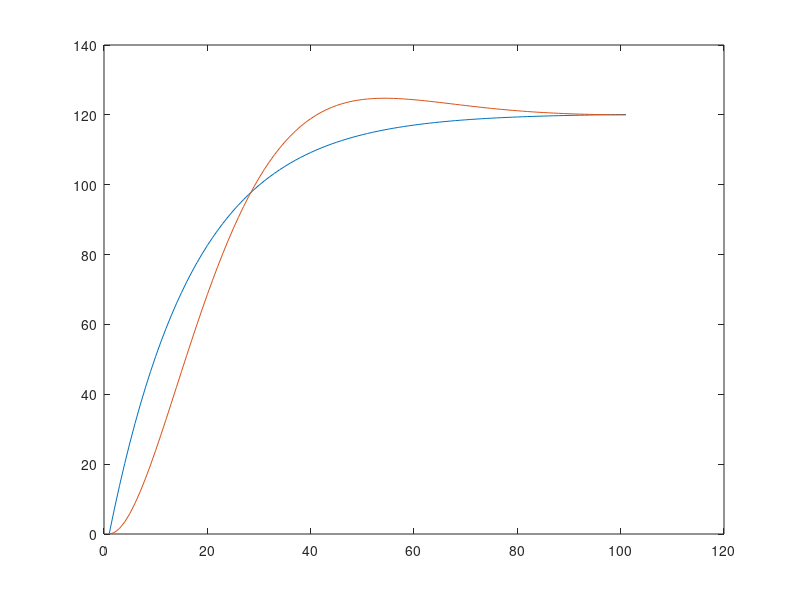

Write MATLAB code to recreate this figure.
%pkg load control

%A=  15161.155122739021
%B=  17.131673818287616
%C=  123.67817138470016

A=  13498.632753908936
B=  15.251540710450318
C=  112.3790377204892

s = [1 B C]
roots(s)
pause()
%read csv and get real stuff

%Z = real(Z)
myG1 = tf(0.068*[A],[1 7.6258])
k1=step(myG1)
plot(k1)
pause()
hold on;

myG = tf(1*[A],[1 B C])
k = step(myG)
%k = lsim(myG, )
plot(k)

%print -djpg image.jpg
pause()